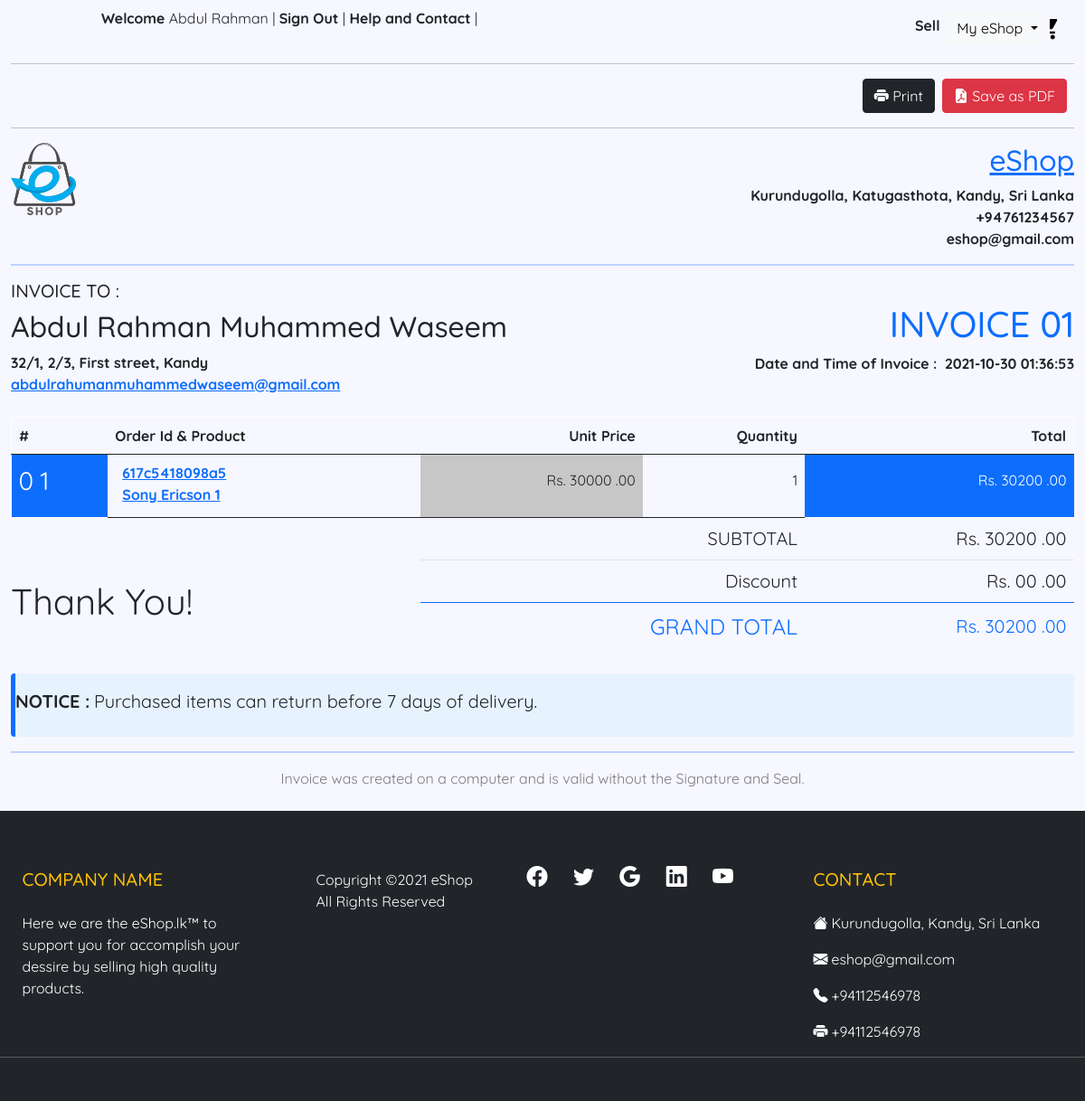
The app's page /invoice.php?id=617c5418098a5 (signed in) with its own data.
### tables this page shows
CREATE TABLE IF NOT EXISTS `user_has_address` (
  `id` int NOT NULL AUTO_INCREMENT,
  `user_email` varchar(100) NOT NULL,
  `line1` text,
  `line2` text,
  `city_id` int NOT NULL,
  PRIMARY KEY (`id`),
  KEY `fk_user_has_address_user1_idx` (`user_email`),
  KEY `fk_user_has_address_city1_idx` (`city_id`),
  CONSTRAINT `fk_user_has_address_city1` FOREIGN KEY (`city_id`) REFERENCES `city` (`id`),
  CONSTRAINT `fk_user_has_address_user1` FOREIGN KEY (`user_email`) REFERENCES `user` (`email`)
);

CREATE TABLE IF NOT EXISTS `invoice` (
  `id` int NOT NULL AUTO_INCREMENT,
  `order_id` varchar(50) DEFAULT NULL,
  `product_id` int NOT NULL,
  `user_email` varchar(100) NOT NULL,
  `date` datetime DEFAULT NULL,
  `total` double DEFAULT NULL,
  `qty` int DEFAULT NULL,
  PRIMARY KEY (`id`),
  KEY `fk_invoice_product1_idx` (`product_id`),
  KEY `fk_invoice_user1_idx` (`user_email`),
  CONSTRAINT `fk_invoice_product1` FOREIGN KEY (`product_id`) REFERENCES `product` (`id`),
  CONSTRAINT `fk_invoice_user1` FOREIGN KEY (`user_email`) REFERENCES `user` (`email`)
);

CREATE TABLE IF NOT EXISTS `product` (
  `id` int NOT NULL AUTO_INCREMENT,
  `category_id` int NOT NULL,
  `model_has_brand_id` int NOT NULL,
  `title` varchar(100) DEFAULT NULL,
  `color_id` int NOT NULL,
  `price` double DEFAULT NULL,
  `qty` int DEFAULT NULL,
  `description` text,
  `condition_id` int NOT NULL,
  `status_id` int NOT NULL,
  `user_email` varchar(100) NOT NULL,
  `datetime_added` datetime DEFAULT NULL,
  `delivery_fee_kandy` double DEFAULT NULL,
  `delivery_fee_other` double DEFAULT NULL,
  PRIMARY KEY (`id`),
  KEY `fk_product_category1_idx` (`category_id`),
  KEY `fk_product_model_has_brand1_idx` (`model_has_brand_id`),
  KEY `fk_product_color1_idx` (`color_id`),
  KEY `fk_product_condition1_idx` (`condition_id`),
  KEY `fk_product_status1_idx` (`status_id`),
  KEY `fk_product_user1_idx` (`user_email`),
  CONSTRAINT `fk_product_category1` FOREIGN KEY (`category_id`) REFERENCES `category` (`id`),
  CONSTRAINT `fk_product_color1` FOREIGN KEY (`color_id`) REFERENCES `color` (`id`),
  CONSTRAINT `fk_product_condition1` FOREIGN KEY (`condition_id`) REFERENCES `condition` (`id`),
  CONSTRAINT `fk_product_model_has_brand1` FOREIGN KEY (`model_has_brand_id`) REFERENCES `model_has_brand` (`id`),
  CONSTRAINT `fk_product_status1` FOREIGN KEY (`status_id`) REFERENCES `status` (`id`),
  CONSTRAINT `fk_product_user1` FOREIGN KEY (`user_email`) REFERENCES `user` (`email`)
);

### connection.php (called while the page is built, shortened)
<?php
class Database{
    public static $connection;
    public static function setUpconnection(){
        if(!isset(Database::$connection)){
            Database::$connection = new mysqli("localhost","root","Waseem2001*","eShop","3306");
        }
    }
    public static function search($q){
        $resultset = Database::$connection->query($q);
        return $resultset;
    }
}
?>

### invoice.php (the view, shortened to what this page needs)
<?php
require "connection.php";
if (isset($_SESSION["u"]) && isset($_GET["id"])) {
    $umail = $_SESSION["u"]["email"];
    $oid = $_GET["id"];
?>
    <!DOCTYPE html>
    <html>
    <head>
        <link rel="stylesheet" href="bootstrap.css" />
        <link rel="stylesheet" href="style.css" />
    </head>
    <body class="mt-2" style="background-color: #f7f7ff;">
        <div class="container-fluid">
            <div class="row">
                <?php require "header.php"; ?>
                <div class="col-12">
                    <hr />
                </div>
                <div class="col-12 btn-toolbar justify-content-end">
                    <button class="btn btn-dark me-2" onclick="printDiv();"><i class="bi bi-printer-fill"></i> Print</button>
                    <button class="btn btn-danger me-2"><i class="bi bi-file-earmark-pdf-fill"></i> Save as PDF</button>
                </div>
                <div class="col-12">
                    <hr />
                </div>
                <div id="GFG">
                    <div class="col-12">
                        <div class="row">
                            <div class="col-6">
                                <div class="invoiceheaderimg"></div>
                            </div>
                            <div class="col-6">
                                <div class="row">
                                    <div class="col-12 text-end text-decoration-underline text-primary">
                                        <h2>eShop</h2>
                                    </div>
                                    <div class="col-12 text-end fw-bold">
                                        <span>Kurundugolla, Katugasthota, Kandy, Sri Lanka</span><br />
                                        <span>+94761234567</span><br />
                                        <span>eshop@gmail.com</span>
                                    </div>
                                </div>
                            </div>
                        </div>
                    </div>
                    <div class="col-12">
                        <hr class="border border-1 border-primary" />
                    </div>
                    <div class="col-12 mb-4">
                        <div class="row">
                            <div class="col-6">
                                <h5>INVOICE TO :</h5>
                                <?php
                                $addressrs = Database::search("SELECT * FROM `user_has_address` WHERE `user_email` = '" . $umail . "'");
                                $ar = $addressrs->fetch_assoc();
                                ?>
                                <h2><?php echo $_SESSION["u"]["fname"] . " " . $_SESSION["u"]["lname"]; ?></h2>
                                <span class="fw-bold"><?php echo $ar["line1"] . " " . $ar["line2"]; ?></span>
                                <br />
                                <span class="fw-bold text-primary text-decoration-underline"><?php echo $umail; ?></span>
                            </div>
                            <?php
                            $invoicers = Database::search("SELECT * FROM `invoice` WHERE `order_id` = '" . $oid . "'");
                            $ir = $invoicers->fetch_assoc();
                            ?>
                            <div class="col-6 text-end mt-4">
                                <h1 class="text-primary">INVOICE 0<?php echo $ir["id"]; ?></h1>
                                <span class="fw-bold">Date and Time of Invoice :</span>&nbsp;
                                <span class="fw-bold"><?php echo $ir["date"]; ?></span>
                            </div>
                        </div>
                    </div>
                    <div class="col-12">
                        <table class="table">
                            <thead>
                                <tr class="border border-1 border-white">
                                    <th>#</th>
                                    <th>Order Id & Product</th>
                                    <th class="text-end">Unit Price</th>
                                    <th class="text-end">Quantity</th>
                                    <th class="text-end">Total</th>
                                </tr>
                            </thead>
                            <tbody>
                                <?php
                                $invoices = Database::search("SELECT * FROM `invoice` WHERE `order_id` = '" . $oid . "'");
                                $ind = $invoicers->num_rows;
                                $subtotal = "0";
                                for ($i = 0; $i < $ind; $i++) {
                                    $irs = $invoices->fetch_assoc();
                                    $pid = $irs["product_id"];
                                    $subtotal = $subtotal + $irs["total"];
                                    $productrs = Database::search("SELECT * FROM `product` WHERE `id` = '" . $pid . "'");
                                    $pr = $productrs->fetch_assoc();
                                ?>
                                    <tr style="height: 70px;">
                                        <td class="bg-primary text-white fs-3">0 <?php echo $irs["id"]; ?></td>
                                        <td>
                                            <a href="#" class="fs-6 fw-bold p-2"><?php echo $irs["order_id"]; ?></a>
                                            <br />
                                            <a href="#" class="fs-6 fw-bold p-2"><?php echo $pr["title"]; ?></a>
                                        </td>
                                        <td class="fs-6 text-end pt-3" style="background-color: rgb(199, 199, 199);">Rs. <?php echo $pr["price"]; ?> .00</td>
                                        <td class="fs-6 text-end pt-3"><?php echo $irs["qty"]; ?></td>
                                        <td class="fs-6 text-end pt-3 bg-primary text-white">Rs. <?php echo $irs["total"]; ?> .00</td>
                                    </tr>
                                <?php
                                }
                                ?>
                            </tbody>
                            <tfoot>
                                <tr>
                                    <td colspan="2" class="border-0"></td>
                                    <td colspan="2" class="fs-5 text-end">SUBTOTAL</td>
                                    <td class="fs-5 text-end">Rs. <?php echo $subtotal; ?> .00</td>
                                </tr>
                                <tr>
                                    <td colspan="2" class="border-0"></td>
                                    <td colspan="2" class="fs-5 text-end border-primary">Discount</td>
                                    <td class="fs-5 text-end border-primary">Rs. 00 .00</td>
                                </tr>
                                <tr>
                                    <td colspan="2" class="border-0"></td>
                                    <td colspan="2" class="fs-4 text-end border-0 text-primary">GRAND TOTAL</td>
                                    <td class="fs-5 text-end border-0 text-primary">Rs. <?php echo $subtotal; ?> .00</td>
                                </tr>
                            </tfoot>
                        </table>
                    </div>
                    <div class="col-4" style="margin-top: -100px; margin-bottom: 50px;">
                        <span class="fs-1">Thank You!</span>
                    </div>
                    <div class="col-12 mt-3 mb-3 border border-start border-end-0 border-top-0 border-bottom-0 border-5 border-primary rounded" style="background-color: #e7f2ff;">
                        <div class="row">
                            <div class="col-12 mt-3 mb-3">
                                <label class="form-label fs-5 fw-bold">NOTICE :</label>
                                <label class="form-label fs-5">Purchased items can return before 7 days of delivery.</label>
                            </div>
                        </div>
                    </div>
                    <div class="col-12">
                        <hr class="border border-1 border-primary" />
                    </div>
                    <div class="col-12 mb-3 text-center">
                        <label class="form-label fs-6 text-black-50">
                            Invoice was created on a computer and is valid without the Signature and Seal.
                        </label>
                    </div>
                </div>
                <?php require "footer.php"; ?>
            </div>
        </div>
    </body>
    </html>
<?php
}
?>

### style.css (style rules this page uses)
* { font-family: "Qucicksand"; }
.invoiceheaderimg { height: 80px; background-image: url("resources/logo.svg"); background-repeat: no-repeat; background-size: contain; }

### records on screen
user_has_address: line1 "32/1, 2/3, First street, Kandy"
invoice: id "1", date "2021-10-30 01:36:53", order "617c5418098a5", product.title "Sony Ericson 1", product.price "30000", qty "1", total "30200"

### other values on screen
$user "Abdul Rahman"
$_SESSION["u"]["fname"] "Abdul Rahman"
$_SESSION["u"]["lname"] "Muhammed Waseem"
$umail "abdulrahumanmuhammedwaseem@gmail.com"
$subtotal "30200"
